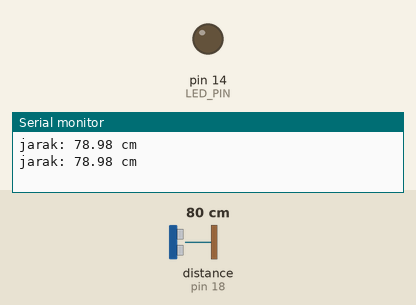
The sketch below on a simulated Arduino Uno, built with avr-gcc and run on an emulated ATmega328P. Parts: output pins drawn as LEDs (lit = HIGH), the last lines printed to the serial monitor. Wiring (inferred from the names in the program): ultrasonic range finder: trigger pin 5; echo pin 18. The test bench sets the inputs (shaded band); at power-on: distance to the obstacle (sensor on pin 18) 80 cm. The echo pulse lasts 58.3 µs per cm; pins used as bus, display or sensor lines are not drawn.

Above: at 1.8 s.
1.9 s: distance to the obstacle (sensor on pin 18) set to 23 cm
3.4 s: distance to the obstacle (sensor on pin 18) set to 19 cm
At 5.2 s:
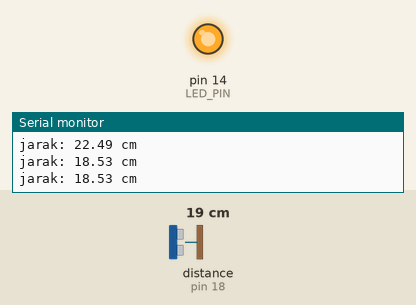
5.5 s: distance to the obstacle (sensor on pin 18) set to 35 cm
At 7.1 s:
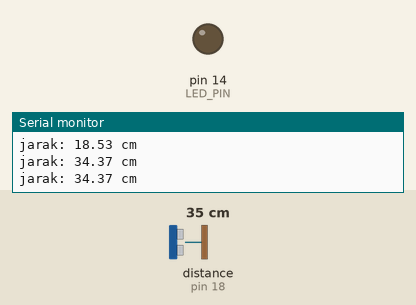
7.5 s: distance to the obstacle (sensor on pin 18) set to 2 cm
At 8.8 s:
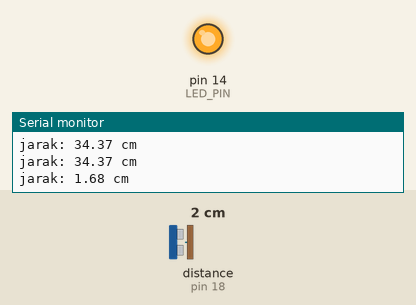
Timing chart, 0 to 10.5 s (numbered marks = the images above; inputs shaded):
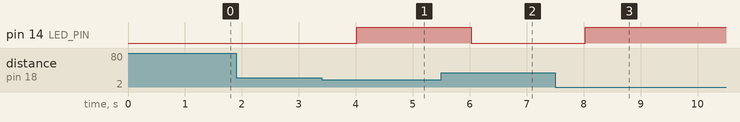

Measured:
- the behaviour switches between 21 and 20 cm on distance to the obstacle (sensor on pin 18) (found by bisection; images 0 and 1)
- after the input at 3.4 s, pin 14 (LED_PIN): LOW → HIGH after 0.62 s
- after the input at 5.5 s, pin 14 (LED_PIN): HIGH → LOW after 0.52 s
- after the input at 7.5 s, pin 14 (LED_PIN): LOW → HIGH after 0.53 s

The sketch:

sketch.ino
```cpp
#define TRIG_PIN 5
#define ECHO_PIN 18
#define LED_PIN 14

void setup() {
  Serial.begin(115200);
  pinMode(TRIG_PIN, OUTPUT); // TRIG memancarkan suara
  pinMode(ECHO_PIN, INPUT); // ECHO mendengarkan pantulan
  pinMode(LED_PIN, OUTPUT); // konfigurasi pin LED sebagai OUTPUT

  digitalWrite(LED_PIN, LOW); // pastikan LED mati saat awal boot
}

void loop() {
 //1. Memancarkan gelombang suara selama 10 mikrodetik
 digitalWrite(TRIG_PIN, LOW);
 delayMicroseconds(2);
 digitalWrite(TRIG_PIN, HIGH);
 delayMicroseconds(10);
 digitalWrite(TRIG_PIN, LOW);

 //2. Membaca waktu pantulan (dalam mikrodetik)
 long duration = pulseIn(ECHO_PIN, HIGH);

 //3. Menghitung jarak ke centimeter
 float distance = duration * 0.034/2;

 Serial.print("jarak: ");
 Serial.print(distance);
 Serial.println(" cm");

 if (distance < 20) {
    digitalWrite(LED_PIN, HIGH);
  } else {
    digitalWrite(LED_PIN, LOW);
  }

 delay(1000); // jeda 1 detik antar pembacaan
}
```
